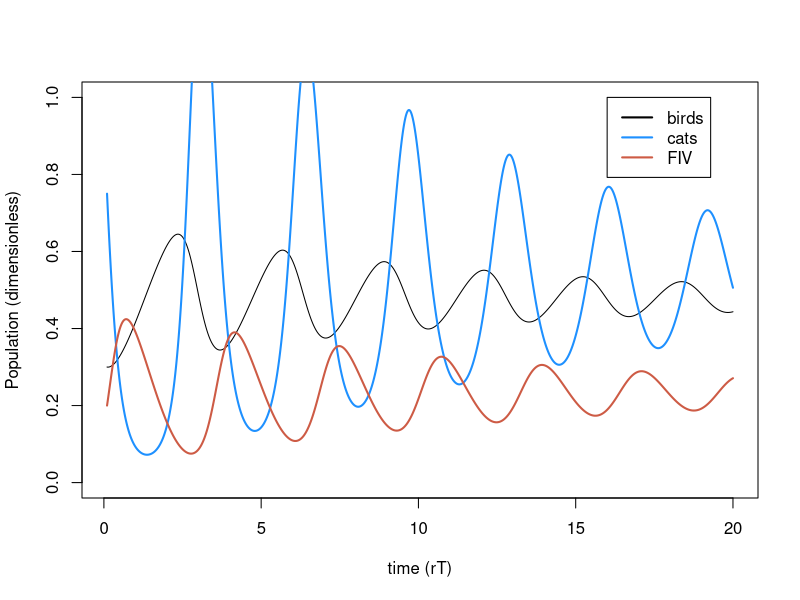
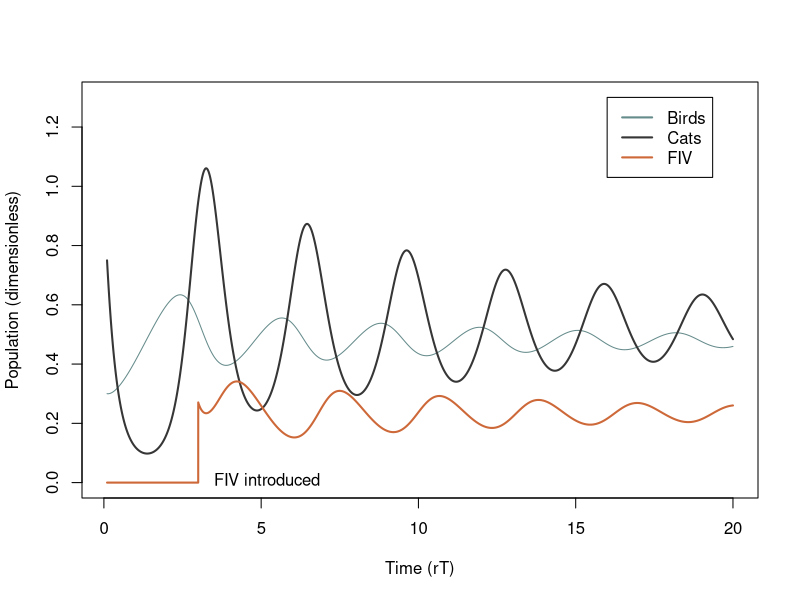
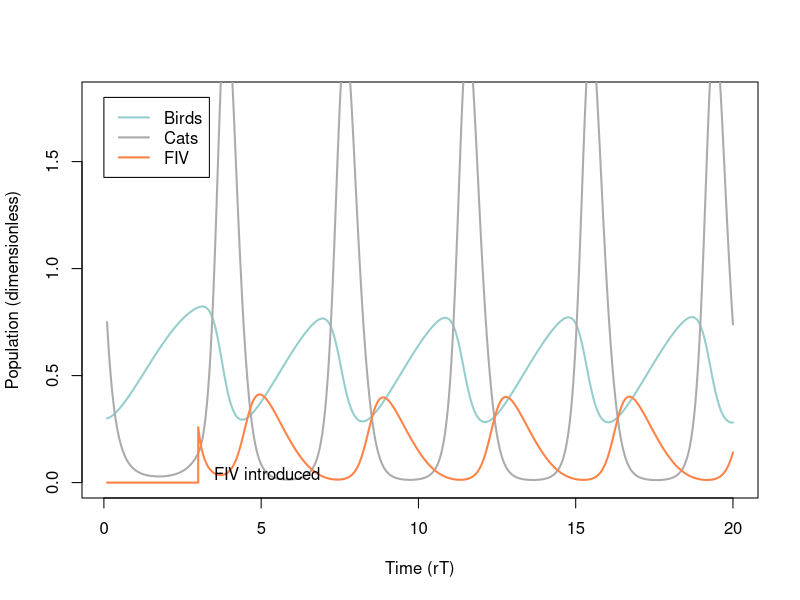
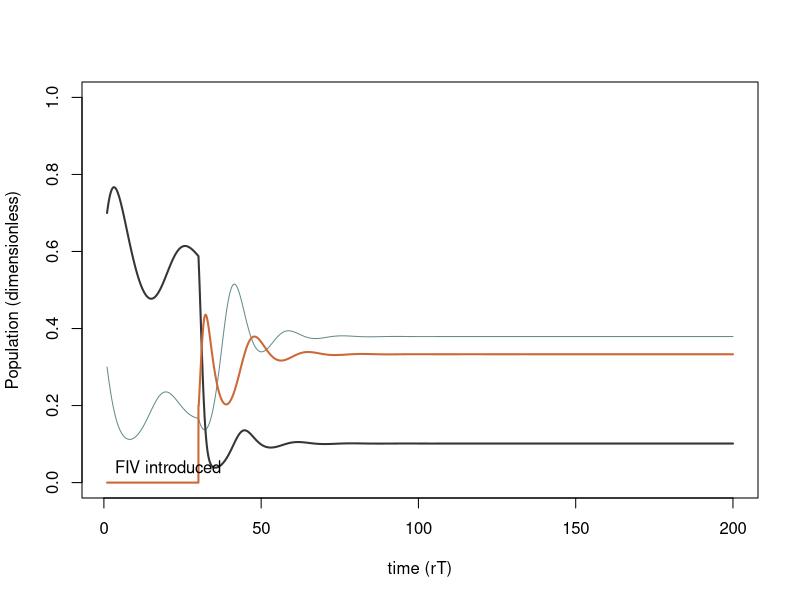
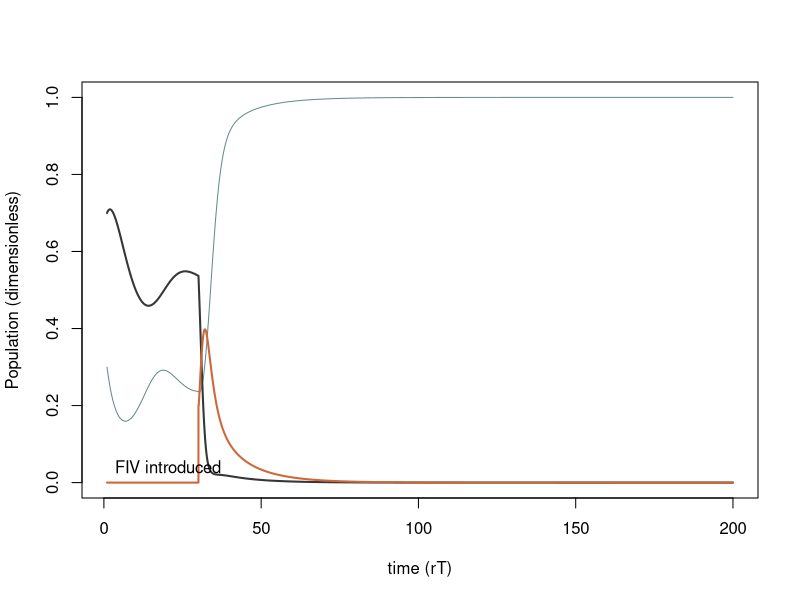

These charts were generated, in order, by the following R code: (Note: a time limit stopped this script after it produced the figures.)
## ---- chunk 1
knitr::opts_chunk$set(echo = TRUE)
## ---- chunk 2
##Variables
#N.v <- NaN    ## population size for victims (birds)
#N.p <- NaN    ## population size for predators (cats)
t.time.set <- seq(1, 200, length.out= 20000) ## time



r.v <- 0.1          # per capita growth rate of birds in the model
a <- 0.03           # trophic conversion efficiency of cats
d.p <- 0.6          # natural per capita death rate of cats
beta.pm <- 1.5      # contact rate for proportionate mixing
delta <- 0.2        # virulence

#core equations
#B <- N.v/K
#C <- N.p*u/r.v
t.set <- r.v*t.time.set

#dimensionless parameters
sigma.pm <- 11.75
e <- 14
m <- 6
alpha <- 3

## ---- chunk 3
B.simu1 <- NaN*t.set 
  B.simu1[1] <- .3
C.simu1 <- NaN*t.set
  C.simu1[1] <- .75
I.simu1 <- NaN*t.set
 I.simu1[1] <- 0.2

#for PM
for(i in 2:length(t.set)){
  
  dt <- t.set[i]-t.set[i-1]
  B <- B.simu1[i-1]
  C <- C.simu1[i-1]
  I <- I.simu1[i-1]
  
  dB <- (B*(1-B) -B*C) *dt
  dC <- (e*B*C - m*C - alpha*C*I)*dt
  dI <- (((sigma.pm - alpha)* (1-I) - e*B)*I) *dt
  
  B.simu1[i] <- B + dB
  C.simu1[i] <- C + dC
  I.simu1[i] <- I + dI
}

  
plot(t.set, B.simu1, type= "l", ylim= c(0, 1), ylab="Population (dimensionless)", xlab="time (rT)")  
lines(t.set,C.simu1,lwd=2,col='dodgerblue')
lines(t.set, I.simu1, lwd = 2, col= "coral3")
legend(x=16,y=1, col = c("black","dodgerblue","coral3"), lty=1,lwd=2,legend = c("birds", "cats", "FIV"))

## ---- chunk 4
B.simu2 <- NaN*t.set 
  B.simu2[1] <- .3
C.simu2 <- NaN*t.set
  C.simu2[1] <- .75
I.simu2 <- NaN*t.set
 I.simu2[1] <- .2
## ---- chunk 5
#for PM
for(i in 2:length(t.set)){
  
  	if(t.set[i] < 3){I.simu2[i-1] <- 0 } else { 
  	  if(t.set[i] == 3) {I.simu2[i-1] <- 0.2} else { I<- I.simu2[i-1]}}
	
  dt <- t.set[i]-t.set[i-1]
  B <- B.simu2[i-1]
  C <- C.simu2[i-1]
  #I.simu2[i-1]
  
  dB <- (B*(1-B) -B*C) *dt
  dC <- (e*B*C - m*C - alpha*C*I)*dt
  dI <- (((sigma.pm - alpha)* (1-I) - e*B)*I) *dt
  
  B.simu2[i] <- B + dB
  C.simu2[i] <- C + dC
  I.simu2[i] <- I + dI
}

#pdf('timeseries_with_fiv.pdf')
plot(t.set, B.simu2, type= "l", ylim= c(0, 1.3), ylab="Population (dimensionless)", xlab="Time (rT)", col= "paleturquoise4")  
lines(t.set,C.simu2,lwd=2,col="gray21")
lines(t.set, I.simu2, lwd = 2, col= "sienna3")
legend(x=16,y=1.3, col = c("paleturquoise4","gray21","sienna3"), lty=1,lwd=2,legend = c("Birds", "Cats", "FIV"))
text(x=3.5, y=0.01, adj=0, label="FIV introduced")
#dev.off()
## ---- chunk 6
l <- 0.15 #percent activity of sick cats (lathargy)
#for PM
B.simu3 <- NaN*t.set 
  B.simu3[1] <- .3
C.simu3 <- NaN*t.set
  C.simu3[1] <- .75
I.simu3 <- NaN*t.set
#I.simu3[1] <- 0

for(i in 2:length(t.set)){
  
  	if(t.set[i] < 3){I.simu3[i-1] <- 0 } else { 
  	  if(t.set[i] == 3) {I.simu3[i-1] <- 0.2} else { I<- I.simu3[i-1]}}
	
  dt <- t.set[i]-t.set[i-1]
  B <- B.simu3[i-1]
  C <- C.simu3[i-1]
  #I.simu3[i-1]
  
  dB <- (B*(1-B) -B*C*(1-I) - l*B*I*C ) *dt
  dC <- (e*(B*C*(1-I) + l*B*I*C) - m*C - alpha*C*I)*dt
  dI <- (((sigma.pm - alpha)* (1-I) - e*B)*I) *dt
  
  B.simu3[i] <- B + dB
  C.simu3[i] <- C + dC
  I.simu3[i] <- I + dI
}

#plot(t.set, B.simu3, type= "l", ylim= c(0, 1), xlim=c(0, 25), ylab="Population (dimensionless)", xlab="time (rT)", col='paleturquoise4')  
#lines(t.set,C.simu3,lwd=2,col='gray21')
#lines(t.set, I.simu3, lwd = 2, col= "sienna3")
#lines(t.set,C.simu2,lwd=2, lty= 2, col='gray67')
#lines(t.set, I.simu2, lwd = 2,lty= 2, col= "sienna1")
#lines(t.set,B.simu2,lwd=2,lty= 2, col='paleturquoise3')

#legend(x=17,y=1, col = c("paleturquoise4","paleturquoise3","sienna3", "sienna1", "gray21", "gray67"), lty=1,lwd=2,legend = c("birds w/ FIV effect", "regular birds", "FIV w/ FIV effect", " regular FIV", "cats w/ FIV effect", "regular cats"))
#text(x=3.5, y=0.04, adj=0, label="FIV introduced")




#plot(t.set, B.simu3,type= "l", ylim= c(0, 1), ylab="Population (dimensionless)", xlab="time (rT)", col= 'Dodgerblue2')
#lines(t.set, B.simu2, lwd=2, col= 'coral3')


#pdf('timeseries_with_lethargy.pdf')
plot(t.set, B.simu3, type= "l", ylim= c(0, 1.8), lwd=2, ylab="Population (dimensionless)", xlab="Time (rT)", col='paleturquoise3')  
lines(t.set,C.simu3,lwd=2,col='gray67')
lines(t.set, I.simu3, lwd = 2, col= "sienna1")

legend(x=0,y=1.8, col = c("paleturquoise3","gray67","sienna1"), lty=1,lwd=2,legend = c("Birds", "Cats", "FIV"))
text(x=3.5, y=0.04, adj=0, label="FIV introduced")
#dev.off()
## ---- chunk 7
mu <- 1 #predation rate
a <- 0.8 #trophic conversion
d <- 0.15 #per capita death
#beta.pm <- .33 #pm contact rate
#delta <- .16 # virulence
K<- 1
r<- .7

l <- 0.25 #percent activity of sick cats (lathargy)
#for PM
N.simu6 <- NaN*t.time.set 
  N.simu6[1] <- .3
S.simu6 <- NaN*t.time.set
  S.simu6[1] <- .7
I.simu6 <- NaN*t.time.set
 # I.simu6[1] <- .0

for(i in 2:length(t.time.set)){
  
 if(t.time.set[i] < 30){I.simu6[i-1] <- 0 } else { 
  	 if((t.time.set[i] > 30.068533) &&(t.time.set[i] < 30.168082)) {I.simu6[i-1] <- 0.2} else {}}
	
  dt <- t.time.set[i]-t.time.set[i-1]
  N <- N.simu6[i-1]
  S <- S.simu6[i-1]
  I <- I.simu6[i-1]
  P <- S + I
  
  dN <- (r*N*(1-N/K)-mu*N*P) * dt
  dS <- ((a*mu*N*P)-(d*S) - (beta.pm*(S*I/P))) * dt
  dI <- (beta.pm* (S*I/P) - d*I -delta*I) * dt
  
  N.simu6[i] <- N + dN
  S.simu6[i] <- S + dS
  I.simu6[i] <- I + dI
 }

plot(t.time.set, N.simu6, type= "l", ylim= c(0,1),ylab="Population (dimensionless)", xlab="time (rT)", col='paleturquoise4')  
lines(t.time.set, S.simu6,lwd=2,col='gray21')
lines(t.time.set, I.simu6, lwd = 2, col= "sienna3")


legend(x=150,y=10, col = c("paleturquoise4","sienna3", "gray21" ), lty=1,lwd=2,legend = c( "regular birds",  " regular FIV", "regular cats"))
text(x=3.5, y=0.04, adj=0, label="FIV introduced")


## ---- chunk 8
#NOW WITH LETHARGY
mu <- 1 #predation rate
a <- 0.6 #trophic conversion
d <- 0.15 #per capita death
#beta.pm <- .33 #pm contact rate
#delta <- .16 # virulence
K<- 1
r<- .7

l <- 0.25 #percent activity of sick cats (lathargy)
#for PM
N.simu7 <- NaN*t.time.set 
  N.simu7[1] <- .3
S.simu7 <- NaN*t.time.set
  S.simu7[1] <- .7
I.simu7 <- NaN*t.time.set
 # I.simu7[1] <- .0

for(i in 2:length(t.time.set)){
  
 if(t.time.set[i] < 30){I.simu7[i-1] <- 0 } else { 
  	 if((t.time.set[i] > 30.068533) &&(t.time.set[i] < 30.168082)) {I.simu7[i-1] <- 0.2} else {}}
	
  dt <- t.time.set[i]-t.time.set[i-1]
  N <- N.simu7[i-1]
  S <- S.simu7[i-1]
  I <- I.simu7[i-1]
  P <- S + I
  
  dN <- (r*N*(1-N/K)-mu*N*S - mu*l*N*I) * dt
  dS <- (a*N*((mu*S)+(mu*l*I))-(d*S) - (beta.pm*(S*I/P))) * dt
  dI <- (beta.pm* (S*I/P) - d*I -delta*I) * dt
  
  N.simu7[i] <- N + dN
  S.simu7[i] <- S + dS
  I.simu7[i] <- I + dI
 }

plot(t.time.set, N.simu7, type= "l", ylim= c(0,1),ylab="Population (dimensionless)", xlab="time (rT)", col='paleturquoise4')  
lines(t.time.set, S.simu7,lwd=2,col='gray21')
lines(t.time.set, I.simu7, lwd = 2, col= "sienna3")


legend(x=150,y=10, col = c("paleturquoise4","sienna3", "gray21" ), lty=1,lwd=2,legend = c( "regular birds",  " regular FIV", "regular cats"))
text(x=3.5, y=0.04, adj=0, label="FIV introduced")

## ---- chunk 9
Yset <- seq(8,18,length.out = 500)

B.starset <- NaN*Yset
C.starset <- NaN*Yset
I.starset <- NaN*Yset

for(j in 1:length(Yset)){ 
	Y <- Yset[j] 
	
	B.simu8 <- NaN*t.set
	B.simu8[1] <- 0.3
	C.simu8 <- NaN*t.set
	C.simu8[1] <- 0.75
	I.simu8 <- NaN*t.set
	I.simu8[1] <- 0.2
	
	
	for(i in 2:length(t.set)){ 
		dt <- t.set[i]-t.set[i-1] 
		B <- B.simu8[i-1]
		C <- C.simu8[i-1]
		I <- I.simu8[i-1]

	  dB <- (B*(1-B) -B*C) *dt
    dC <- (e*B*C - m*C - alpha*C*I)*dt
    dI <- (((Y - alpha)* (1-I) - e*B)*I) *dt
		
    B.simu8[i] <- B + dB
    C.simu8[i] <- C + dC
    I.simu8[i] <- I + dI
	}
	
	
	B.starset[j] <- B.simu8[length(t.set)]
	C.starset[j] <- C.simu8[length(t.set)]
	I.starset[j] <- I.simu8[length(t.set)]
	
	
}
#pdf('bifurcation.pdf', width = 7, height = 5)
plot(Yset, B.starset, type= 'l', lwd=2,col="paleturquoise4",las=1,xlab= expression(paste("Contact rate (", sigma, ")")),ylab='Stable equilibria of populations', ylim = c(0,1.3) )
lines(Yset, C.starset, col="gray21", lwd=2)
lines(Yset, I.starset, col="sienna3", lwd=2)
legend(x=8,y=1.0, col = c("paleturquoise4","gray21","sienna3"), lty=1,lwd=2,legend = c("Birds", "Cats", "FIV"))
#dev.off()
